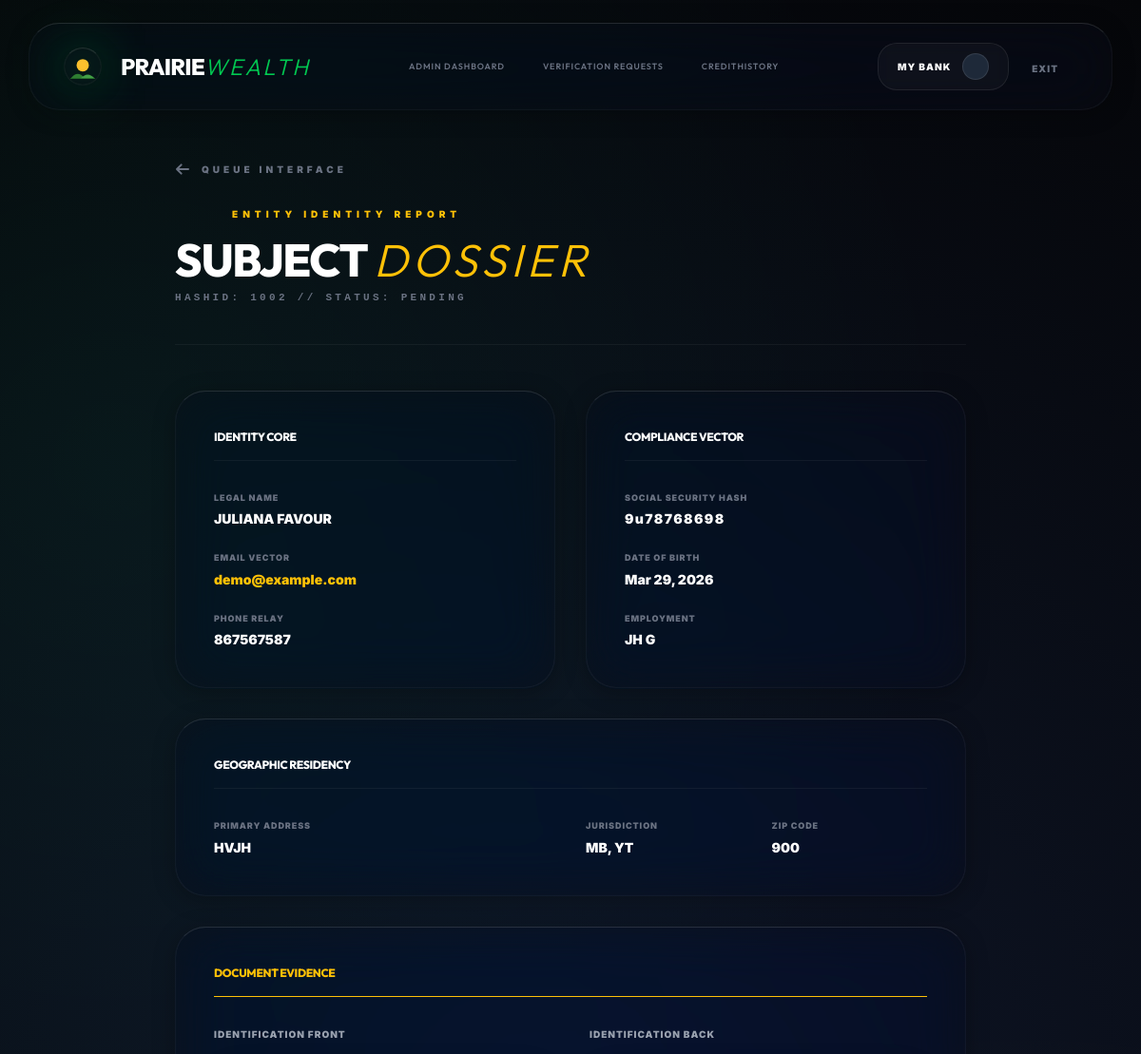
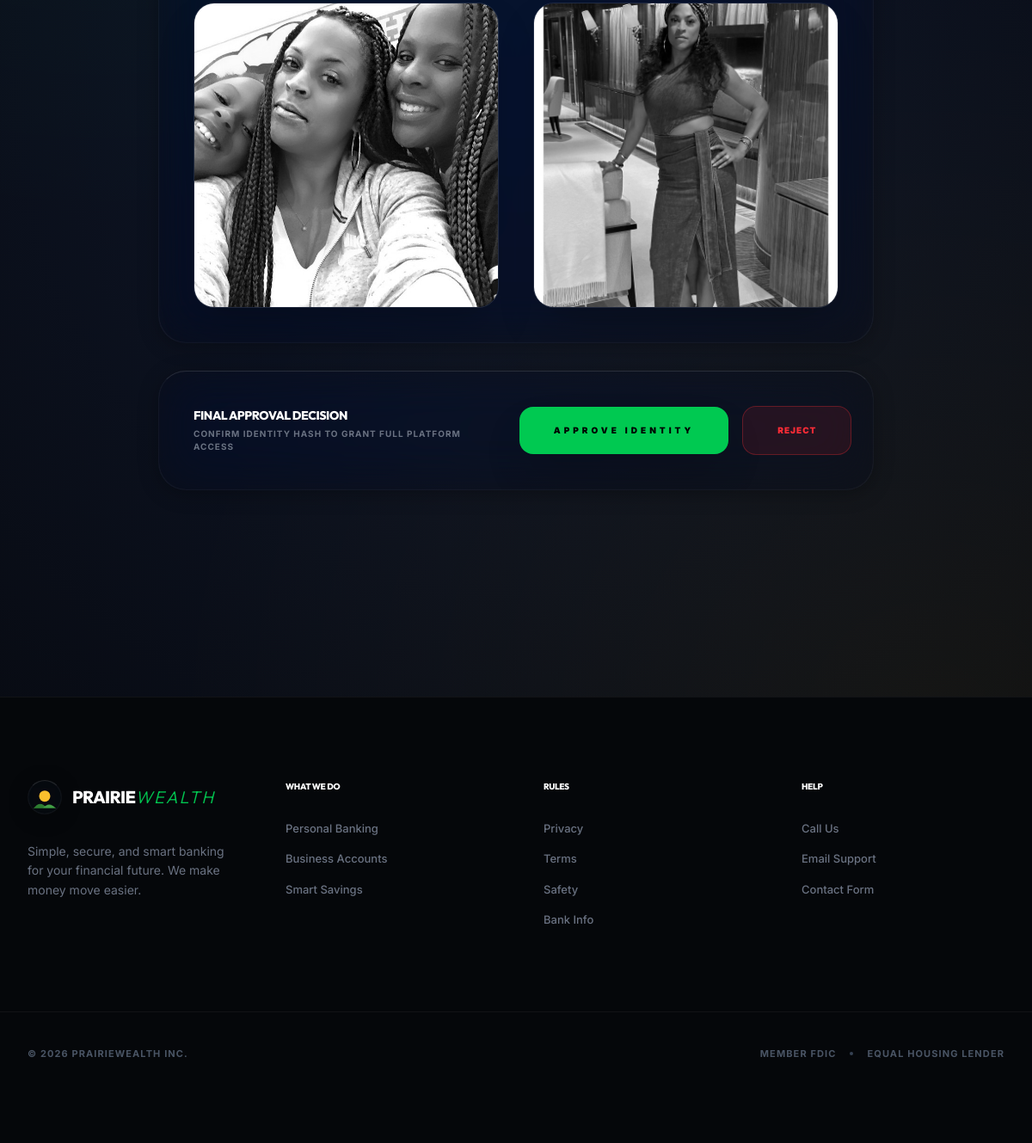
/management/verification/2/ (signed in), run on the app's committed database (2 pictures, top to bottom).
### bankapp/models.py (models this page shows, shortened)
class UserProfile(models.Model):
    user = models.OneToOneField(User, on_delete=models.CASCADE)
    profile_picture = models.ImageField(upload_to='profile_pics/', blank=True, null=True)
    checking_account_number = models.CharField(max_length=10, default=generate_account_number)
    savings_account_number = models.CharField(max_length=10, default=generate_account_number)
    checking_balance = models.DecimalField(max_digits=12, decimal_places=2, default=0.00)
    savings_balance = models.DecimalField(max_digits=12, decimal_places=2, default=0.00)
    savings_apy = models.DecimalField(max_digits=5, decimal_places=2, default=4.25)
    phone_number = models.CharField(max_length=20, blank=True, null=True)
    ssn = models.CharField(max_length=11, blank=True, null=True) # Usually hashed in production, but plaintext for this demo
    dob = models.DateField(blank=True, null=True)
    address_line1 = models.CharField(max_length=255, blank=True, null=True)
    city = models.CharField(max_length=100, blank=True, null=True)
    state = models.CharField(max_length=50, blank=True, null=True)
    zip_code = models.CharField(max_length=10, blank=True, null=True)
    citizenship = models.CharField(max_length=100, default='United States')
    occupation = models.CharField(max_length=100, blank=True, null=True)
    verification_status = models.CharField(max_length=20, default='unverified') # 'unverified', 'pending', 'verified'
    id_front = models.FileField(upload_to='verification_docs/', null=True, blank=True)
    id_back = models.FileField(upload_to='verification_docs/', null=True, blank=True)
    last_login_at = models.DateTimeField(null=True, blank=True)
    previous_login_at = models.DateTimeField(null=True, blank=True)

### bankapp/views.py (the view)
# urls.py: path('management/verification/<int:user_id>/', views.verification_detail, name='verification_detail'),
@staff_member_required(login_url='login')
def verification_detail(request, user_id):
    if not request.user.is_superuser:
        return redirect('dashboard')
    profile = get_object_or_404(UserProfile, user__id=user_id)
    return render(request, 'bankapp/verification_detail.html', {'profile': profile})

### bankapp/templates/bankapp/verification_detail.html (shortened to what this page needs)
{% extends 'bankapp/base.html' %}
{% block content %}
<div class="max-w-4xl mx-auto px-4 sm:px-6 lg:px-8 py-10 relative z-10 pb-24">
    <div class="mb-12 border-b border-white/5 pb-10">
        <a href="{% url 'verification_queue' %}" class="group inline-flex items-center text-[10px] font-black uppercase tracking-[0.4em] text-gray-500 hover:text-green-400 transition-all mb-8">
            <svg class="h-4 w-4 mr-3 transform group-hover:-translate-x-2 transition-transform" fill="none" viewBox="0 0 24 24" stroke="currentColor"><path stroke-linecap="round" stroke-linejoin="round" stroke-width="3" d="M10 19l-7-7m0 0l7-7m-7 7h18"></path></svg>
            Queue Interface
        </a>
        <div class="flex items-center space-x-3 mb-4">
            <span class="w-12 h-[1px] bg-gold/30"></span>
            <span class="text-gold font-black text-[10px] uppercase tracking-[0.5em]">Entity Identity Report</span>
        </div>
        <h1 class="text-4xl md:text-5xl font-heading font-black text-white tracking-tighter uppercase">
            Subject <span class="text-gold italic font-light tracking-widest">Dossier</span>
        </h1>
        <p class="text-gray-500 font-bold mt-2 text-[11px] uppercase tracking-[0.3em] font-mono">HASHID: {{ profile.user.id|add:1000 }} // STATUS: {{ profile.verification_status|upper }}</p>
    </div>
    <div class="grid grid-cols-1 md:grid-cols-2 gap-8 mb-12">
        <div class="glass-card p-10 border-white/5">
            <h3 class="text-xs font-black text-white uppercase tracking-[0.3em] mb-8 border-b border-white/5 pb-4">Identity Core</h3>
            <div class="space-y-6">
                <div>
                    <p class="text-[9px] font-black text-gray-500 uppercase tracking-widest mb-1.5">Legal Name</p>
                    <p class="text-sm font-black text-white uppercase">{{ profile.user.get_full_name|default:profile.user.username }}</p>
                </div>
                <div>
                    <p class="text-[9px] font-black text-gray-500 uppercase tracking-widest mb-1.5">Email Vector</p>
                    <p class="text-sm font-black text-gold">{{ profile.user.email }}</p>
                </div>
                <div>
                    <p class="text-[9px] font-black text-gray-500 uppercase tracking-widest mb-1.5">Phone Relay</p>
                    <p class="text-sm font-black text-white">{{ profile.phone_number|default:"NOT_SET" }}</p>
                </div>
            </div>
        </div>
        <div class="glass-card p-10 border-white/5 bg-white/[0.01]">
            <h3 class="text-xs font-black text-white uppercase tracking-[0.3em] mb-8 border-b border-white/5 pb-4">Compliance Vector</h3>
            <div class="space-y-6">
                <div>
                    <p class="text-[9px] font-black text-gray-500 uppercase tracking-widest mb-1.5">Social Security Hash</p>
                    <p class="text-sm font-black text-white tracking-widest">{{ profile.ssn|default:"EMPTY_FIELD" }}</p>
                </div>
                <div>
                    <p class="text-[9px] font-black text-gray-500 uppercase tracking-widest mb-1.5">Date of Birth</p>
                    <p class="text-sm font-black text-white">{{ profile.dob|date:"M d, Y"|default:"NOT_PROVIDED" }}</p>
                </div>
                <div>
                    <p class="text-[9px] font-black text-gray-500 uppercase tracking-widest mb-1.5">Employment</p>
                    <p class="text-sm font-black text-white uppercase">{{ profile.occupation|default:"UNSPECIFIED" }}</p>
                </div>
            </div>
        </div>
        <div class="md:col-span-2 glass-card p-10 border-white/5">
            <h3 class="text-xs font-black text-white uppercase tracking-[0.3em] mb-8 border-b border-white/5 pb-4">Geographic Residency</h3>
            <div class="grid grid-cols-2 md:grid-cols-4 gap-8">
                <div class="col-span-2">
                    <p class="text-[9px] font-black text-gray-500 uppercase tracking-widest mb-1.5">Primary Address</p>
                    <p class="text-sm font-black text-white uppercase">{{ profile.address_line1|default:"NOT_SET" }}</p>
                </div>
                <div>
                    <p class="text-[9px] font-black text-gray-500 uppercase tracking-widest mb-1.5">Jurisdiction</p>
                    <p class="text-sm font-black text-white uppercase">{{ profile.city }}, {{ profile.state }}</p>
                </div>
                <div>
                    <p class="text-[9px] font-black text-gray-500 uppercase tracking-widest mb-1.5">ZIP Code</p>
                    <p class="text-sm font-black text-white uppercase">{{ profile.zip_code }}</p>
                </div>
            </div>
        </div>
        <div class="md:col-span-2 glass-card p-10 border-gold/20 bg-gold/[0.01]">
            <h3 class="text-xs font-black text-gold uppercase tracking-[0.3em] mb-8 border-b border-gold/10 pb-4">Document Evidence</h3>
            <div class="grid grid-cols-1 md:grid-cols-2 gap-10">
                <div class="space-y-4">
                    <p class="text-[10px] font-black text-gray-400 uppercase tracking-widest">Identification Front</p>
                    {% if profile.id_front %}
                    <div class="relative group rounded-3xl overflow-hidden border border-white/10 shadow-2xl">
                    </div>
                    {% else %}
                    <div class="h-40 rounded-3xl border-2 border-dashed border-white/5 flex items-center justify-center text-gray-700 font-black text-[10px] uppercase">No Front Vector Found</div>
                    {% endif %}
                </div>
                <div class="space-y-4">
                    <p class="text-[10px] font-black text-gray-400 uppercase tracking-widest">Identification Back</p>
                    {% if profile.id_back %}
                    <div class="relative group rounded-3xl overflow-hidden border border-white/10 shadow-2xl">
                    </div>
                    {% else %}
                    <div class="h-40 rounded-3xl border-2 border-dashed border-white/5 flex items-center justify-center text-gray-700 font-black text-[10px] uppercase">No Back Vector Found</div>
                    {% endif %}
                </div>
            </div>
        </div>
        <div class="md:col-span-2 glass-card p-10 border-green-500/20 bg-green-500/[0.01] flex flex-col md:flex-row items-center justify-between gap-8">
            <div>
                <h4 class="text-sm font-black text-white uppercase tracking-widest mb-1">Final Approval Decision</h4>
                <p class="text-[10px] text-gray-500 font-bold uppercase tracking-widest">Confirm identity hash to grant full platform access</p>
            </div>
            <div class="flex items-center space-x-4 w-full md:w-auto">
                <form action="{% url 'approve_verification' profile.user.id %}" method="POST" class="flex-1 md:flex-none">
                    <button type="submit" class="w-full bg-green-500 hover:bg-green-400 text-black px-10 py-5 rounded-2xl text-[10px] font-black uppercase tracking-[0.4em] transition-all shadow-2xl active:scale-95">APPROVE IDENTITY</button>
                </form>
                <form action="{% url 'reject_verification' profile.user.id %}" method="POST" class="flex-1 md:flex-none">
                    <button type="submit" class="w-full bg-red-500/10 hover:bg-red-500 text-red-500 hover:text-white border border-red-500/30 px-10 py-5 rounded-2xl text-[10px] font-black uppercase tracking-widest transition-all">REJECT</button>
                </form>
            </div>
        </div>
    </div>
</div>
{% endblock %}

### bankapp/templates/bankapp/base.html (style rules this page uses)
:root { --pw-dark: #050609; --pw-alt: #080A0F; --pw-card: rgba(10, 14, 23, 0.4); --pw-card-heavy: rgba(10, 14, 23, 0.85); --pw-border: rgba(255, 255, 255, 0.04); --pw-border-glow: rgba(255, 255, 255, 0.08); --pw-green: #00FF99; --pw-green-glow: rgba(0, 255, 153, 0.15); --pw-gold: #FFC107; --pw-gold-glow: rgba(255, 193, 7, 0.15); --pw-font-main: 'Inter', system-ui, -apple-system, sans-serif; --pw-font-heading: 'Outfit', sans-serif; }
body { background-color: var(--pw-dark); color: #F1F5F9; font-family: var(--pw-font-main); overflow-x: hidden; -webkit-font-smoothing: antialiased; background-image: radial-gradient(circle at 10% 20%, rgba(0, 255, 153, 0.05) 0%, transparent 40%), radial-gradient(circle at 90% 80%, rgba(255, 193, 7, 0.05) 0%, transparent 40%), radial-gradient(circle at 50% 50%, rgba(15, 23, 42, 1) 0%, var(--pw-dark) 100%); background-attachment: fixed; }
.glass-card { background: var(--pw-card); backdrop-filter: blur(28px) saturate(220%); -webkit-backdrop-filter: blur(28px) saturate(220%); border: 1px solid var(--pw-border); border-top: 1px solid rgba(255, 255, 255, 0.12); box-shadow: 0 4px 24px -1px rgba(0, 0, 0, 0.3), 0 0 1px 0 rgba(255, 255, 255, 0.1) inset; border-radius: 2rem; transition: all 0.5s cubic-bezier(0.19, 1, 0.22, 1); }
.text-gold { color: var(--pw-gold); }
h1, h2, h3, h4, .font-heading { font-family: var(--pw-font-heading); letter-spacing: -0.03em; font-weight: 800; }

### data on the page
UserProfile: user.id|add "1002", verification_status "PENDING", user.get_full_name "JULIANA FAVOUR", user.email "demo@example.com", phone_number "867567587", ssn "9u78768698", dob "Mar 29, 2026", occupation "JH G", address_line1 "HVJH", city "MB", state "YT", zip_code "900"
